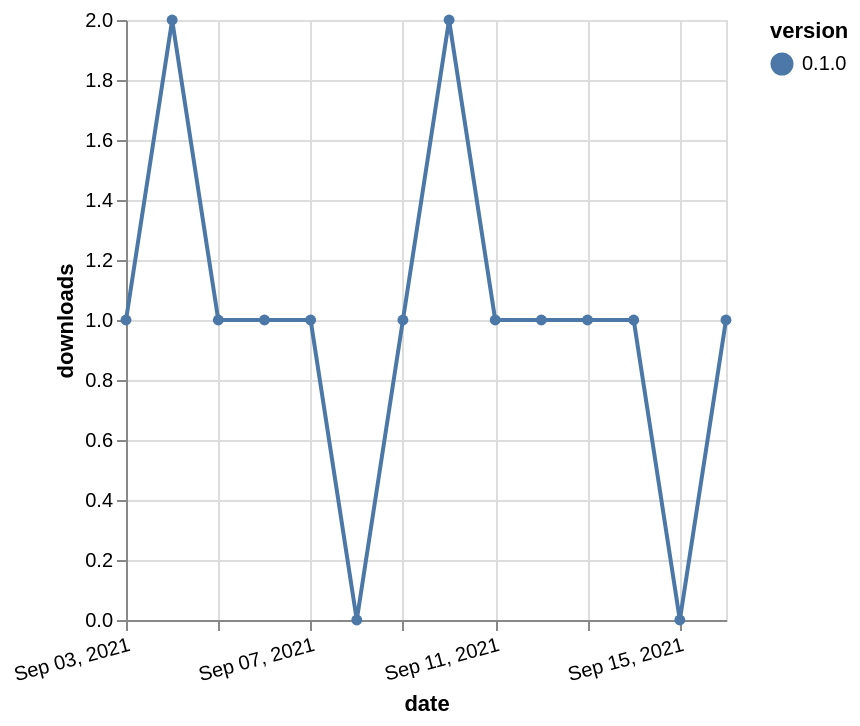

Write the Vega-Lite specification saved for this chart.
### Vega-Lite specification from a JSON file in a GitHub repository (floating-point values rounded to 4 significant figures)
{"$schema": "https://vega.github.io/schema/vega-lite/v5.json", "description": "A simple bar chart with embedded data.", "data": {"values": [{"date": "2021-09-03", "total": 236, "delta": 1, "version": "0.1.0"}, {"date": "2021-09-04", "total": 238, "delta": 2, "version": "0.1.0"}, {"date": "2021-09-05", "total": 239, "delta": 1, "version": "0.1.0"}, {"date": "2021-09-06", "total": 240, "delta": 1, "version": "0.1.0"}, {"date": "2021-09-07", "total": 241, "delta": 1, "version": "0.1.0"}, {"date": "2021-09-08", "total": 241, "delta": 0, "version": "0.1.0"}, {"date": "2021-09-09", "total": 242, "delta": 1, "version": "0.1.0"}, {"date": "2021-09-10", "total": 244, "delta": 2, "version": "0.1.0"}, {"date": "2021-09-11", "total": 245, "delta": 1, "version": "0.1.0"}, {"date": "2021-09-12", "total": 246, "delta": 1, "version": "0.1.0"}, {"date": "2021-09-13", "total": 247, "delta": 1, "version": "0.1.0"}, {"date": "2021-09-14", "total": 248, "delta": 1, "version": "0.1.0"}, {"date": "2021-09-15", "total": 248, "delta": 0, "version": "0.1.0"}, {"date": "2021-09-16", "total": 249, "delta": 1, "version": "0.1.0"}]}, "width": "container", "mark": {"type": "line", "point": {"filled": true}}, "encoding": {"x": {"field": "date", "type": "temporal", "timeUnit": "yearmonthdate", "title": "date", "axis": {"labelAngle": -15}}, "y": {"field": "delta", "type": "quantitative", "title": "downloads"}, "color": {"field": "version", "type": "nominal"}, "tooltip": {"field": "delta"}}}
